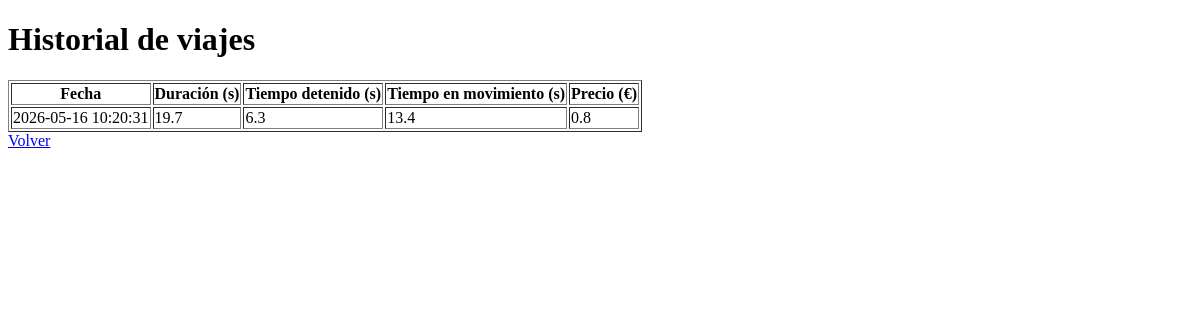
/historial (signed in), run on an earlier commit of the app's database.
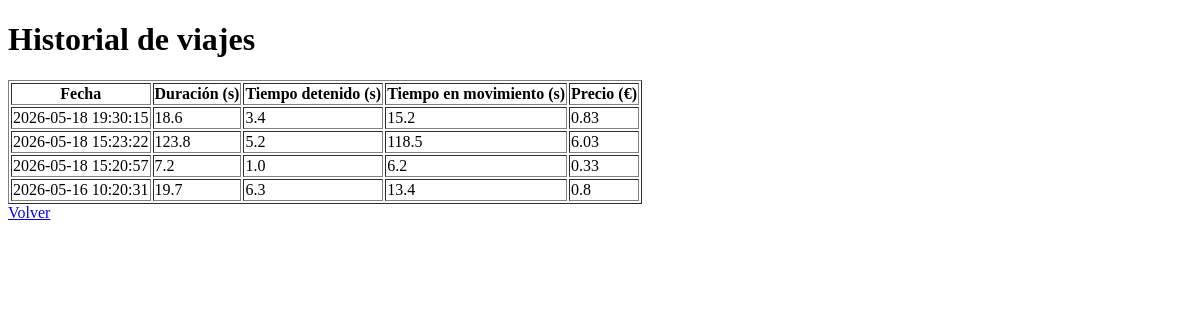
And on a later commit of the database.
### tables this page shows
CREATE TABLE trips (
            id INTEGER PRIMARY KEY AUTOINCREMENT,
            user_id INTEGER,
            fecha TEXT,
            duracion REAL,
            tiempo_detenido REAL,
            tiempo_movimiento REAL,
            precio REAL
        );

### app.py (the view)
@app.route('/historial')
def historial():
    if 'user_id' not in session:
        return redirect(url_for('login'))
    if taxi.trip_active:
        flash("Hay un viaje en curso. Finalizalo para ver el historial.")
        return redirect(url_for('index'))
    conn = sqlite3.connect("taximeter.db")
    cursor = conn.cursor()
    cursor.execute("SELECT fecha, duracion, tiempo_detenido, tiempo_movimiento, precio FROM trips WHERE user_id = ? ORDER BY fecha DESC", (session['user_id'],))
    viajes = cursor.fetchall()
    conn.close()
    return render_template('historial.html', viajes=viajes)

### templates/historial.html (shortened to what this page needs)
<!DOCTYPE html>
<html lang="es">
<head>
</head>
<body>
    <h1>Historial de viajes</h1>
    {% if viajes %}
    <table border="1">
        <tr>
            <th>Fecha</th>
            <th>Duración (s)</th>
            <th>Tiempo detenido (s)</th>
            <th>Tiempo en movimiento (s)</th>
            <th>Precio (€)</th>
        </tr>
        {% for viaje in viajes %}
        <tr>
            <td>{{ viaje[0] }}</td>
            <td>{{ viaje[1] }}</td>
            <td>{{ viaje[2] }}</td>
            <td>{{ viaje[3] }}</td>
            <td>{{ viaje[4] }}</td>
        </tr>
        {% endfor %}
    </table>
    {% else %}
    <p>No hay viajes registrados todavía.</p>
    {% endif %}
    <a href="/">Volver</a>
</body>
</html>

What changed in the data, as far as the page shows it:
added trips: fecha "2026-05-18 19:30:15", duracion "18.6", tiempo_detenido "3.4", tiempo_movimiento "15.2", precio "0.83"
added trips: fecha "2026-05-18 15:23:22", duracion "123.8", tiempo_detenido "5.2", tiempo_movimiento "118.5", precio "6.03"
added trips: fecha "2026-05-18 15:20:57", duracion "7.2", tiempo_detenido "1.0", tiempo_movimiento "6.2", precio "0.33"
